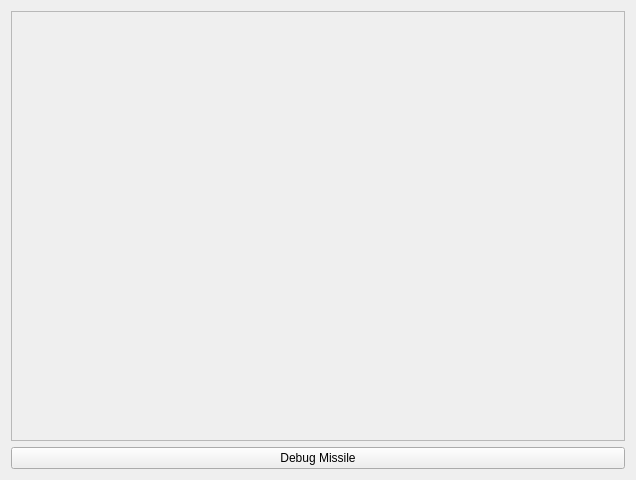
<?xml version="1.0" encoding="UTF-8"?>
<ui version="4.0">
 <class>Form</class>
 <widget class="QWidget" name="Form">
  <property name="geometry">
   <rect>
    <x>0</x>
    <y>0</y>
    <width>636</width>
    <height>480</height>
   </rect>
  </property>
  <property name="sizePolicy">
   <sizepolicy hsizetype="Preferred" vsizetype="Preferred">
    <horstretch>0</horstretch>
    <verstretch>0</verstretch>
   </sizepolicy>
  </property>
  <property name="windowTitle">
   <string>Form</string>
  </property>
  <property name="autoFillBackground">
   <bool>false</bool>
  </property>
  <layout class="QVBoxLayout" name="verticalLayout">
   <item>
    <widget class="QScrollArea" name="scrollArea">
     <property name="widgetResizable">
      <bool>true</bool>
     </property>
     <widget class="QWidget" name="contents">
      <property name="geometry">
       <rect>
        <x>0</x>
        <y>0</y>
        <width>610</width>
        <height>420</height>
       </rect>
      </property>
     </widget>
    </widget>
   </item>
   <item>
    <widget class="QPushButton" name="debugMissile">
     <property name="text">
      <string>Debug Missile</string>
     </property>
    </widget>
   </item>
  </layout>
 </widget>
 <resources/>
 <connections/>
</ui>
